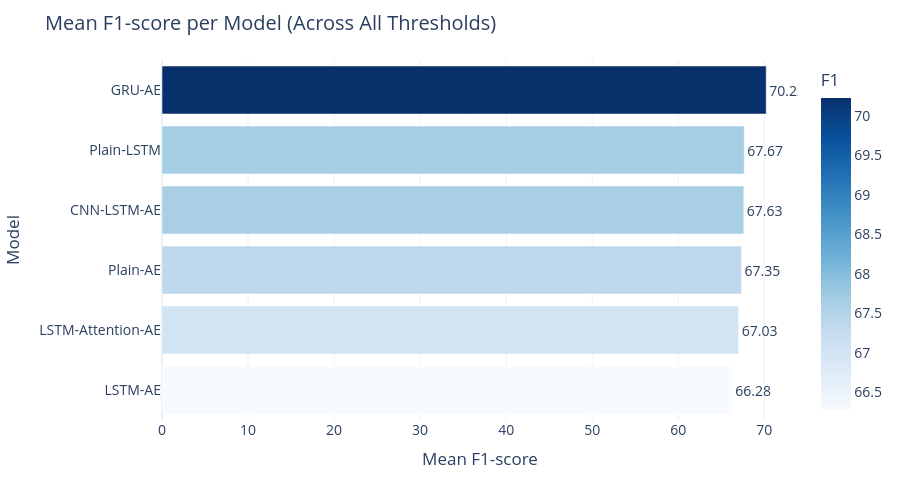

Here is the notebook cell this chart was saved with:
### Code cell
import pandas as pd
import plotly.express as px

# โหลดข้อมูล
df = pd.read_csv("results.csv")

# ---- คำนวณ mean F1-score ต่อโมเดล ----
model_f1 = (
    df.groupby("Model")["F1"]
    .mean()
    .reset_index()
    .sort_values("F1", ascending=True)
)

# ---- Plot ----
fig = px.bar(
    model_f1,
    x="F1",
    y="Model",
    orientation="h",
    text="F1",
    color="F1",
    color_continuous_scale="Blues",
)

# ---- Styling ----
fig.update_traces(
    texttemplate='%{text:.2f}',
    textposition='outside'
)

fig.update_layout(
    title="Mean F1-score per Model (Across All Thresholds)",
    xaxis_title="Mean F1-score",
    yaxis_title="Model",
    template="plotly_white",
    height=500,
    width=900,
    font=dict(
        size=14
    ),
)

fig.show()

### Figure 1 — Plotly figure (JSON) as saved in the notebook; plotly's stock layout.template omitted (floating-point values rounded to 4 significant figures)
{"data": [{"hovertemplate": "F1=%{marker.color}<br>Model=%{y}<extra></extra>", "legendgroup": "", "marker": {"color": [66.28, 67.03, 67.35, 67.62, 67.67, 70.22], "coloraxis": "coloraxis", "pattern": {"shape": ""}}, "name": "", "orientation": "h", "showlegend": false, "text": [66.28, 67.03, 67.35, 67.62, 67.67, 70.22], "textposition": "outside", "texttemplate": "%{text:.2f}", "type": "bar", "x": [66.28, 67.03, 67.35, 67.62, 67.67, 70.22], "xaxis": "x", "y": ["LSTM-AE", "LSTM-Attention-AE", "Plain-AE", "CNN-LSTM-AE", "Plain-LSTM", "GRU-AE"], "yaxis": "y"}], "layout": {"barmode": "relative", "coloraxis": {"colorbar": {"title": {"text": "F1"}}, "colorscale": [[0, "rgb(247,251,255)"], [0.125, "rgb(222,235,247)"], [0.25, "rgb(198,219,239)"], [0.375, "rgb(158,202,225)"], [0.5, "rgb(107,174,214)"], [0.625, "rgb(66,146,198)"], [0.75, "rgb(33,113,181)"], [0.875, "rgb(8,81,156)"], [1, "rgb(8,48,107)"]]}, "font": {"size": 14}, "height": 500, "legend": {"tracegroupgap": 0}, "margin": {"t": 60}, "title": {"text": "Mean F1-score per Model (Across All Thresholds)"}, "width": 900, "xaxis": {"anchor": "y", "domain": [0, 1], "title": {"text": "Mean F1-score"}}, "yaxis": {"anchor": "x", "domain": [0, 1], "title": {"text": "Model"}}}}
